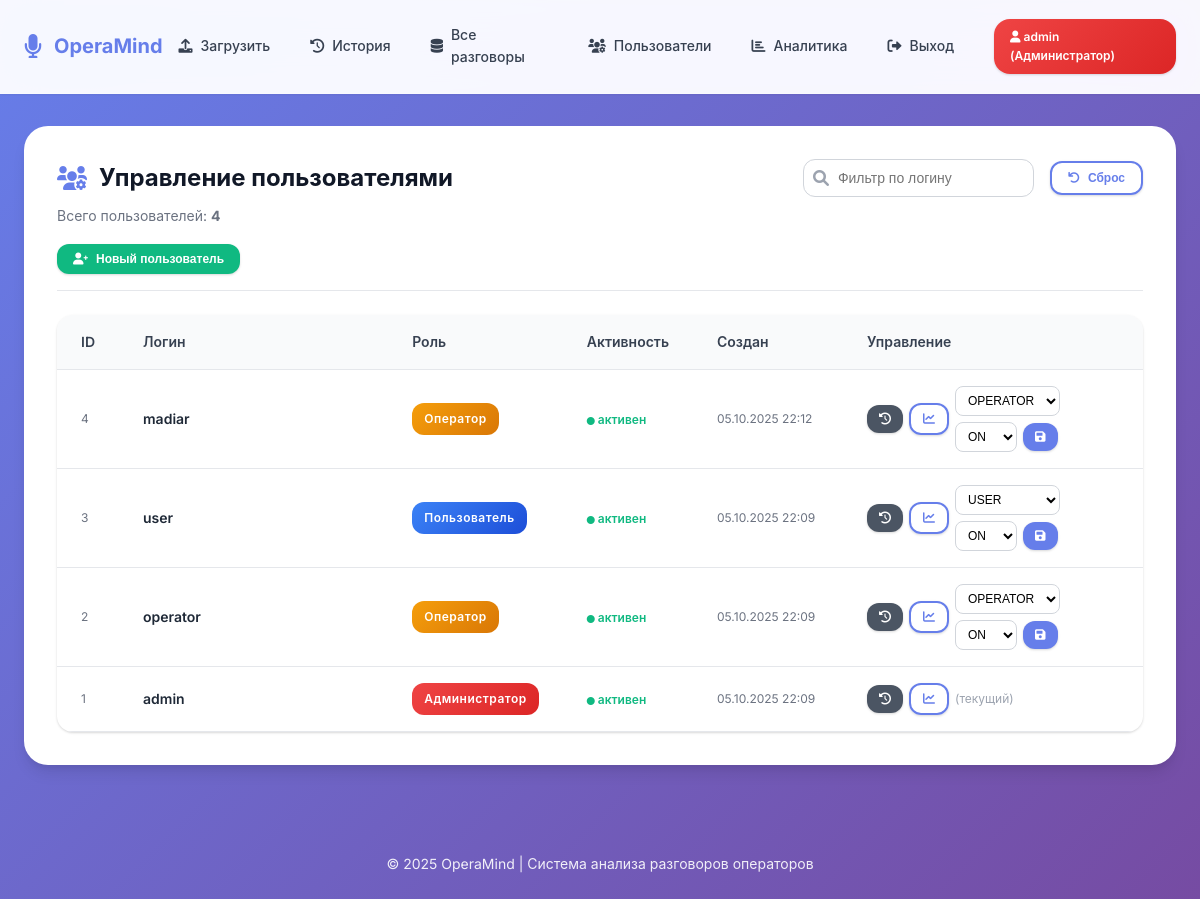
The app's page /admin/users (signed in) with its own data.
### models.py (models this page shows, shortened)
class User(UserMixin, db.Model):
    id = db.Column(db.Integer, primary_key=True)
    username = db.Column(db.String(80), unique=True, nullable=False)
    password_hash = db.Column(db.String(200), nullable=False)
    email = db.Column(db.String(120), unique=True, nullable=True)
    created_at = db.Column(db.DateTime, default=datetime.utcnow)
    last_login = db.Column(db.DateTime)
    is_active = db.Column(db.Boolean, default=True)
    role = db.Column(db.Enum(UserRole), default=UserRole.OPERATOR, nullable=False)
    is_admin = db.Column(db.Boolean, default=False)  # Обратная совместимость
    full_name = db.Column(db.String(200))
    department = db.Column(db.String(100))
    phone = db.Column(db.String(20))
    conversations = db.relationship('Conversation', backref='user', lazy=True, cascade='all, delete-orphan')
    @property
    def is_administrator(self):
        return self.role == UserRole.ADMIN or self.is_admin
    @property
    def role_display(self):
        role_names = {
            UserRole.USER: "Пользователь",
            UserRole.OPERATOR: "Оператор",
            UserRole.ADMIN: "Администратор"
        }
        return role_names.get(self.role, "Неизвестно")

### admin.py (the view)
@admin_bp.route('/admin/users')
@login_required
def admin_users():
    if not getattr(current_user, 'is_admin', False):
        flash('Нет доступа', 'error')
        return redirect(url_for('index'))
    users = User.query.order_by(User.created_at.desc()).all()
    return render_template('admin_users.html', users=users)

### app.py (called while the page is built)
@login_manager.user_loader
def load_user(user_id):
    return db.session.get(User, int(user_id))

### templates/admin_users.html (shortened to what this page needs)
{% extends 'base.html' %}
{% block content %}
<div class="card" style="animation: fadeInUp 0.5s ease;">
    <div class="card-header" style="display:flex;justify-content:space-between;align-items:flex-start;flex-wrap:wrap;gap:var(--space-6);">
        <div style="flex:1;min-width:260px;">
            <h2 class="card-title" style="display:flex;align-items:center;gap:var(--space-3);">
                <i class="fas fa-users-cog" style="color:var(--primary);"></i>
                Управление пользователями
            </h2>
            <div class="card-subtitle" style="margin-top:4px;">
                Всего пользователей: <strong id="userCount">{{ users|length }}</strong>
            </div>
            <div style="margin-top:var(--space-4); display:flex; gap:var(--space-3); flex-wrap:wrap;">
                <button class="btn btn-success btn-sm" type="button" onclick="openCreateModal()">
                    <i class="fas fa-user-plus"></i> Новый пользователь
                </button>
            </div>
        </div>
        <div style="display:flex;gap:var(--space-4);align-items:center;flex-wrap:wrap;">
            <div style="position:relative;">
                <i class="fas fa-search" style="position:absolute;left:10px;top:50%;transform:translateY(-50%);color:var(--gray-400);"></i>
                <input id="userFilter" type="text" placeholder="Фильтр по логину"
                       style="padding:10px 14px 10px 34px;border:1px solid var(--gray-300);border-radius:var(--radius-md);font-size:var(--font-size-sm);min-width:220px;">
            </div>
            <button class="btn btn-outline btn-sm" type="button" onclick="resetFilter()">
                <i class="fas fa-undo"></i> Сброс
            </button>
        </div>
    </div>
    <div class="table-container">
        <table class="table" id="userTable">
            <thead>
                <tr>
                    <th style="width:60px;">ID</th>
                    <th>Логин</th>
                    <th style="width:140px;">Роль</th>
                    <th style="width:120px;">Активность</th>
                    <th style="width:150px;">Создан</th>
                    <th style="width:300px;">Управление</th>
                </tr>
            </thead>
            <tbody>
                {% for u in users %}
                <tr data-username="{{ u.username|lower }}">
                    <td style="font-size:var(--font-size-xs);color:var(--gray-500);">{{ u.id }}</td>
                    <td style="font-weight:600;">{{ u.username }}</td>
                    <td>
                        <span class="status-badge {% if u.role.name=='ADMIN' %}role-admin{% elif u.role.name=='OPERATOR' %}role-operator{% else %}role-user{% endif %}">
                            {{ u.role_display }}
                        </span>
                    </td>
                    <td>
                        {% if u.is_active %}
                        <span style="color:var(--success);font-weight:600;font-size:var(--font-size-xs);">
                            <i class="fas fa-circle" style="font-size:8px;"></i> активен
                        </span>
                        {% else %}
                        <span style="color:var(--error);font-weight:600;font-size:var(--font-size-xs);">
                            <i class="fas fa-circle" style="font-size:8px;"></i> отключён
                        </span>
                        {% endif %}
                    </td>
                    <td style="font-size:var(--font-size-xs);color:var(--gray-500);white-space:nowrap;">
                        {{ u.created_at.strftime('%d.%m.%Y %H:%M') if u.created_at else '' }}
                    </td>
                    <td>
                        <div class="btn-group" style="display:flex;gap:6px;align-items:center;flex-wrap:wrap;">
                            <a class="btn btn-sm btn-secondary"
                               href="{{ url_for('admin.admin_user_history', user_id=u.id) }}"
                               title="История загрузок">
                                <i class="fas fa-history"></i>
                            </a>
                            <a class="btn btn-sm btn-outline"
                               href="{{ url_for('admin.admin_user_stats', user_id=u.id) }}"
                               title="Статистика пользователя">
                                <i class="fas fa-chart-line"></i>
                            </a>
                            {% if current_user.id != u.id %}
                            <form method="post" action="{{ url_for('admin.admin_users_update') }}"
                                  style="display:flex;gap:6px;align-items:center;flex-wrap:wrap;flex:1;"
                                  onsubmit="return confirm('Подтвердить изменение параметров пользователя?');">
                                <select name="role" style="padding:6px 8px;border:1px solid var(--gray-300);border-radius:var(--radius);font-size:var(--font-size-xs);background:var(--white);">
                                    <option value="USER" {% if u.role.name=='USER' %}selected{% endif %}>USER</option>
                                    <option value="OPERATOR" {% if u.role.name=='OPERATOR' %}selected{% endif %}>OPERATOR</option>
                                </select>
                                <select name="is_active" style="padding:6px 8px;border:1px solid var(--gray-300);border-radius:var(--radius);font-size:var(--font-size-xs);background:var(--white);">
                                    <option value="1" {% if u.is_active %}selected{% endif %}>ON</option>
                                </select>
                                <button class="btn btn-sm" style="background:var(--primary);">
                                    <i class="fas fa-save"></i>
                                </button>
                            </form>
                            {% else %}
                            <span style="font-size:var(--font-size-xs);color:var(--gray-400);">(текущий)</span>
                            {% endif %}
                        </div>
                    </td>
                </tr>
                {% endfor %}
            </tbody>
        </table>
    </div>
</div>
{% endblock %}

### templates/base.html (shortened to what this page needs)
<!DOCTYPE html>
<html lang="ru">
<head>
    <link href="https://cdnjs.cloudflare.com/ajax/libs/font-awesome/6.0.0/css/all.min.css" rel="stylesheet">
</head>
<body>
    <nav class="navbar">
        <div class="container">
            <a href="{{ url_for('index') }}" class="logo">
                <i class="fas fa-microphone"></i>
                <span>OperaMind</span>
            </a>
            {% if current_user.is_authenticated %}
            <nav>
                <a href="{{ url_for('index') }}">
                    <i class="fas fa-upload"></i>
                    Загрузить
                </a>
                <a href="{{ url_for('history') }}">
                    <i class="fas fa-history"></i>
                    История
                </a>
                {% if current_user.is_administrator %}
                <a href="{{ url_for('admin.admin_history') }}">
                    <i class="fas fa-database"></i>
                    Все разговоры
                </a>
                <a href="{{ url_for('admin.admin_users') }}">
                    <i class="fas fa-users-cog"></i>
                    Пользователи
                </a>
                <a href="{{ url_for('admin_analytics') }}">
                    <i class="fas fa-chart-bar"></i>
                    Аналитика
                </a>
                {% endif %}
                <a href="{{ url_for('logout') }}">
                    <i class="fas fa-sign-out-alt"></i>
                    Выход
                </a>
                <span class="user-badge {% if current_user.is_administrator %}role-admin{% elif current_user.is_operator %}role-operator{% else %}role-user{% endif %}">
                    <i class="fas fa-user"></i>
                    {{ current_user.username }}
                    ({{ current_user.role_display }})
                </span>
            </nav>
            {% endif %}
        </div>
    </nav>
    <div class="container">
        {% block content %}{% endblock %}
    </div>
    <footer>
        <p>&copy; 2025 OperaMind | Система анализа разговоров операторов</p>
    </footer>
</body>
</html>

### templates/admin_users.html (style rules this page uses)
.status-badge { display:inline-block; padding:6px 12px; border-radius:var(--radius-md); font-size:var(--font-size-xs); font-weight:600; color:var(--white); letter-spacing:.5px; }
.role-admin { background:linear-gradient(135deg,var(--error),#dc2626); }
.role-operator { background:linear-gradient(135deg,var(--warning),#d97706); }
.role-user { background:linear-gradient(135deg,var(--info),#1d4ed8); }

### records on screen
User: username "admin", role_display "Администратор", id "1", is_active True (drawn), created_at "05.10.2025 22:09", shows "(текущий)"
User: id "4", username "madiar", role_display "Оператор", shows "активен", created_at "05.10.2025 22:12", role "OPERATOR", is_active "ON"
User: id "3", username "user", role_display "Пользователь", shows "активен", created_at "05.10.2025 22:09", role "USER", is_active "ON"
User: id "2", username "operator", role_display "Оператор", shows "активен", created_at "05.10.2025 22:09", role "OPERATOR", is_active "ON"

### other values on screen
{{ users|length }} "4"
